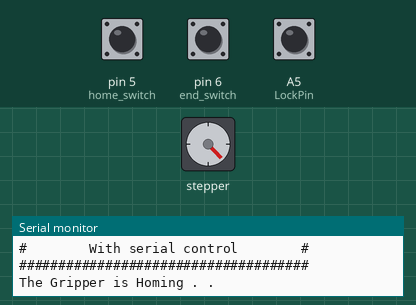
Simulated run of this sketch. Board: Arduino Uno, built with avr-gcc and run on an emulated ATmega328P. Parts: stepper motor, the last lines printed to the serial monitor. Inputs (shaded band) come from the test bench; at power-on: pin 5 (home_switch) HIGH, pin 6 (end_switch) HIGH, A5 (LockPin) HIGH. Stepper angles assume 200 steps per turn.

Above: at 0.8 s.
0.9 s: pin 5 (home_switch) pulled LOW for 0.15 s
At 1.6 s:
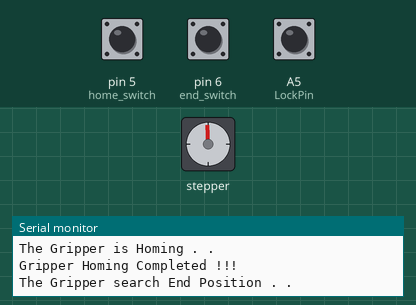
3.9 s: pin 6 (end_switch) pulled LOW for 1 s
At 5.3 s:
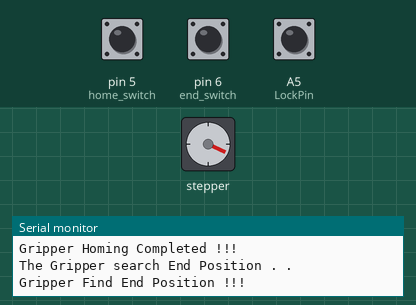
Timing chart, 0 to 8.2 s (numbered marks = the images above; inputs shaded):
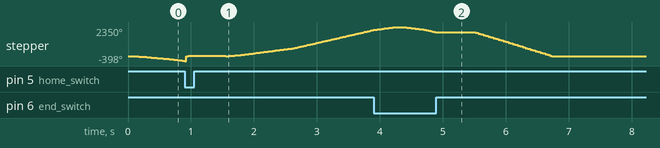

The sketch:

Gripper_AK.ino
```cpp
/*
   Gripper with 28HS51 and DRV8825

   Full Step 200step/rev

   0.4 - A5 Lock Input. If LOW Close Gripper Else Open
   0.3 - Two Limitswitch - Home - End
   0.2 - Homing working

*/
float version = 0.4;

#include "AccelStepper.h"

const int stepPin = 3;
const int dirPin = 2;
#define motorInterfaceType 1

AccelStepper stepper = AccelStepper(motorInterfaceType, stepPin, dirPin);

#define home_switch 5
#define end_switch 6
#define LockPin A5
bool LockState = false;

long TravelX;
int move_finished = 1;
long initial_homing = -1;
long initial_ending = -1;

// Speeds
int homingMaxSpeed = 600;
int homingAccel = 200;
int homingSpeed = 500;

int endingMaxSpeed = 800;
int endingAccel = 600;
int endingSpeed = 800;

long maxPosition = 0;

unsigned int MaxTraSpeed = 1200;
unsigned int TraAccSpeed = 800;
unsigned int travelSpeed = 1100;

// Positions
//long maxPosition = 5000;

//
bool goHomeState = false;

void writeMess();
void goHome();
void serialComm();

// ---------- SETUP ----------
// ---------- SETUP ----------
void setup() {
  Serial.begin(115200);
  Serial.println("#####################################");
  Serial.println("#        DRV8825 Gripper Test       #");
  Serial.print  ("               ");
  Serial.println(String(version));
  Serial.println("#        With serial control        #");
  Serial.println("#####################################");
  Serial.println("");
  pinMode(home_switch, INPUT_PULLUP);
  pinMode(end_switch, INPUT_PULLUP);
  pinMode(LockPin, INPUT_PULLUP);
  delay(5);

  // ---------- Homing ----------
  stepper.setMaxSpeed(homingMaxSpeed);
  stepper.setSpeed(homingSpeed);
  stepper.setAcceleration(homingAccel);
  Serial.println("The Gripper is Homing . .");

  while (digitalRead(home_switch)) {
    stepper.moveTo(initial_homing);
    initial_homing--;
    stepper.run();
    delay(1);
  }

  stepper.setCurrentPosition(0);
  stepper.setMaxSpeed(homingMaxSpeed);
  stepper.setSpeed(homingSpeed);
  stepper.setAcceleration(homingAccel);
  initial_homing = 1;

  while (!digitalRead(home_switch)) {
    stepper.moveTo(initial_homing);
    stepper.run();
    initial_homing++;
    delay(1);
  }

  stepper.setCurrentPosition(0);
  //int curPos = stepper.currentPosition();
  Serial.println("Gripper Homing Completed !!!");
  Serial.println("");
  // ---------- END Homing ----------
  delay(500);
  // ---------- Find End ----------
  stepper.setMaxSpeed(endingMaxSpeed);
  stepper.setSpeed(endingSpeed);
  stepper.setAcceleration(endingAccel);
  Serial.println("The Gripper search End Position . .");

  while (digitalRead(end_switch)) {
    stepper.moveTo(initial_ending);
    initial_ending++;
    stepper.run();
    delay(1);
  }

  maxPosition = stepper.currentPosition();
  //stepper.setCurrentPosition(0);
  stepper.setMaxSpeed(endingMaxSpeed);
  stepper.setSpeed(endingSpeed);
  stepper.setAcceleration(endingAccel);
  initial_ending = 1;

  while (!digitalRead(end_switch)) {
    stepper.moveTo(initial_ending);
    stepper.run();
    initial_ending--;
    delay(1);
  }

  Serial.println("Gripper Find End Position !!!");
  Serial.println("");
  // ---------- END Find End ----------

  stepper.setMaxSpeed(MaxTraSpeed);
  stepper.setAcceleration(TraAccSpeed);
  stepper.setSpeed(travelSpeed);

  // ---------- GO HOME ----------
  delay(600);
  goHome();
  Serial.println("Gripper is at Home Position!");
  Serial.println("");
  writeMess();

}

// -------------------- LOOP --------------------
// -------------------- LOOP --------------------
void loop() {
  openClose();

  //serialComm();

  delay(1);
}
// ----------------- END LOOP -------------------


void openClose() {
  while (LockState == false) {
    stepper.setSpeed(travelSpeed);
    stepper.moveTo(0);
    stepper.runSpeedToPosition();
    if (!digitalRead(LockPin)) {
      LockState = true;
    }
  }
  while (LockState == true) {
    stepper.setSpeed(travelSpeed);
    stepper.moveTo(maxPosition);
    stepper.runSpeedToPosition();
    if ((stepper.distanceToGo() == 0) && digitalRead(LockPin)) {
      LockState = false;
    }
  }
}


void writeMess() {
  Serial.print("Enter Travel distance ");
  Serial.print("[0 - ");
  Serial.print(maxPosition);
  Serial.println("]:");
}

void goHome() {
  while ((stepper.distanceToGo() != 0)) {
    stepper.setMaxSpeed(MaxTraSpeed);
    stepper.setAcceleration(TraAccSpeed);
    stepper.setSpeed(travelSpeed);

    stepper.moveTo(0);
    stepper.runSpeedToPosition();
  }
}

void serialComm() {
  while (Serial.available() > 0)  {

    move_finished = 0;

    TravelX = Serial.parseInt();
    if (TravelX < 0 || TravelX > maxPosition) {
      Serial.println("");
      Serial.print("Incorrect Value! ");
      Serial.print("[ 0 - ");
      Serial.print(maxPosition);
      Serial.println(" ]");
      Serial.println("");
    }
    else {
      Serial.print("Moving Gripper into position: ");
      Serial.println(TravelX);
      stepper.moveTo(TravelX);

    }
    if (TravelX >= 0 && TravelX <= maxPosition) {


      while ((stepper.distanceToGo() != 0)) {
        //stepper.setMaxSpeed(MaxTraSpeed);
        stepper.setAcceleration(TraAccSpeed);
        stepper.setSpeed(travelSpeed);
        //stepper.run();
        stepper.runSpeedToPosition();

      }
    }

    if ((move_finished == 0) && (stepper.distanceToGo() == 0)) {
      Serial.println("Gripper is in Position!");
      Serial.println("");
      writeMess();
      //Serial.println("Enter Travel distance (Positive for CW / Negative for CCW and Zero for back to Home): ");
      move_finished = 1;
    }

  }

  // go home when press home_switch
//  if (!digitalRead(home_switch) && goHomeState == false) {
//    Serial.println("Now Gripper is Go to Home Position...");
//    goHomeState = true;
//  }
//
//  while (goHomeState == true) {
//    stepper.setMaxSpeed(MaxTraSpeed);
//    stepper.setAcceleration(TraAccSpeed);
//    stepper.setSpeed(travelSpeed);
//    stepper.moveTo(0);
//    stepper.runSpeedToPosition();
//    if ((stepper.distanceToGo() == 0)) {
//      Serial.println("");
//      Serial.println("Gripper is at Home Position!");
//      Serial.println("");
//      writeMess();
//      goHomeState = false;
//    }
//  }
}
```
